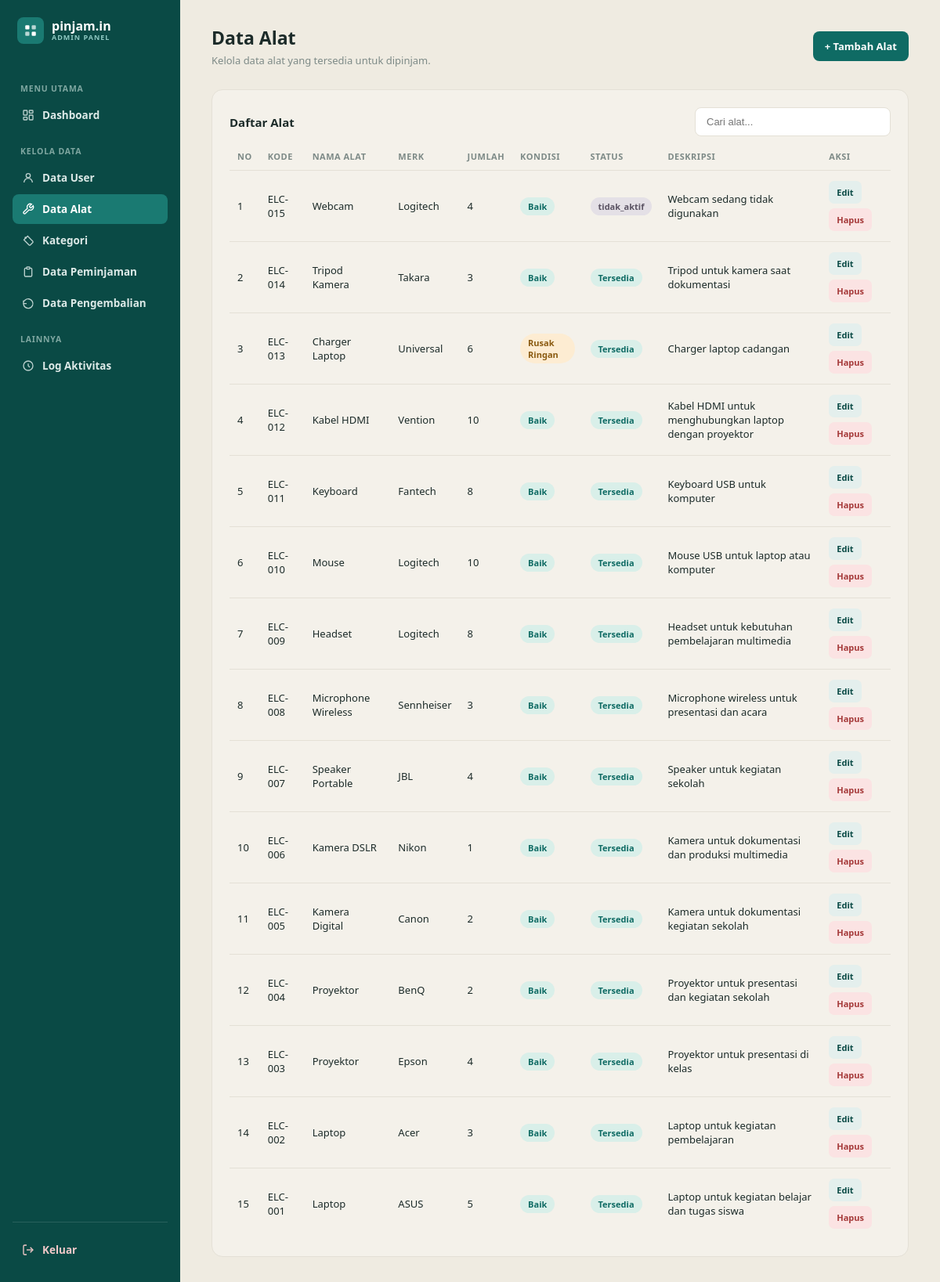
The page /View/v_alat.php (signed in) on the database as committed earlier.
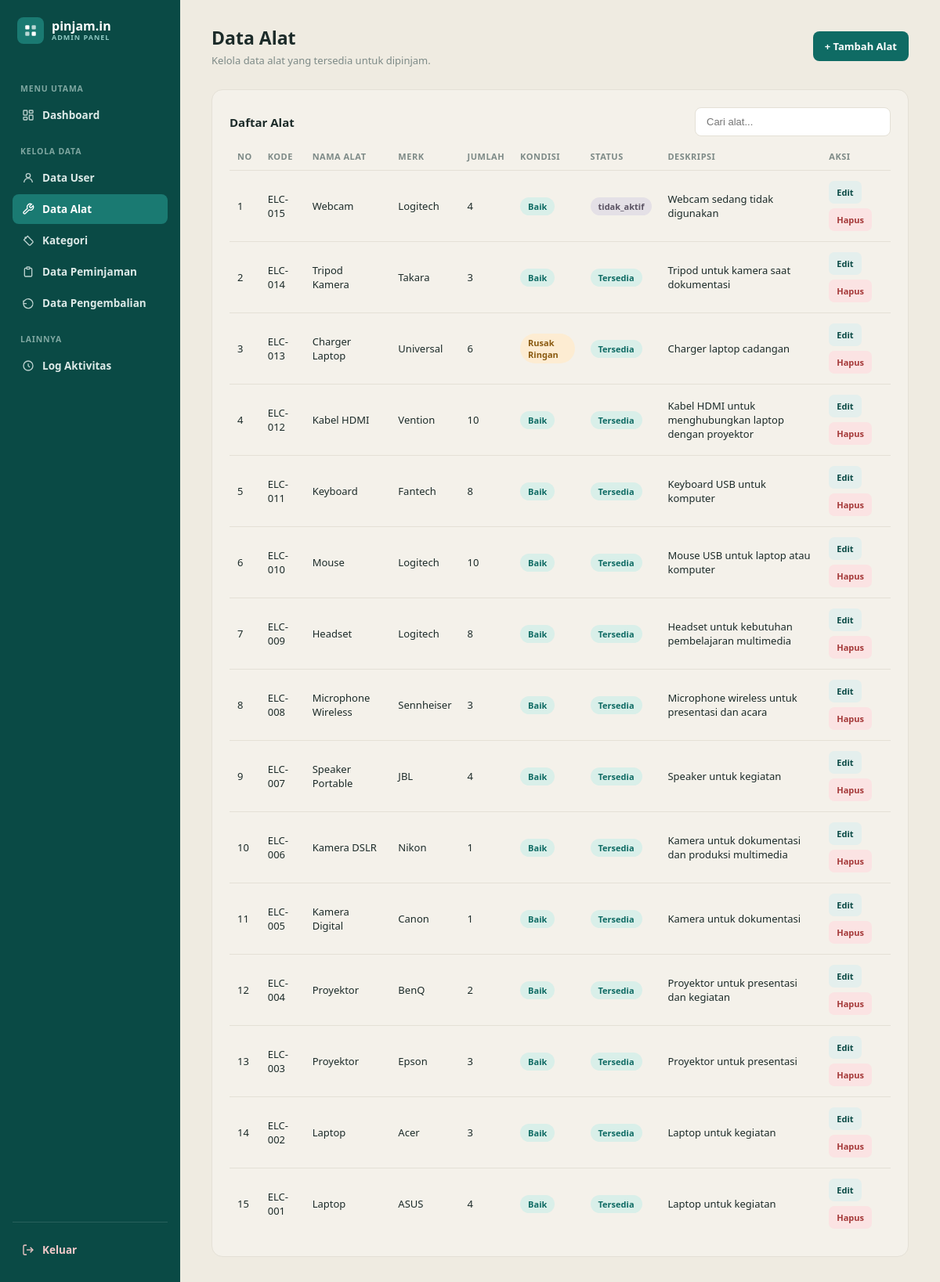
The same page on the database as committed later.
### tables this page shows
CREATE TABLE `alat` (
  `id_alat` int(11) NOT NULL,
  `kode_alat` varchar(20) NOT NULL,
  `nama_alat` varchar(100) NOT NULL,
  `id_kategori` int(11) NOT NULL,
  `merk` varchar(50) DEFAULT NULL,
  `jumlah` int(11) NOT NULL DEFAULT 1,
  `kondisi` enum('baik','rusak_ringan','rusak_berat') NOT NULL DEFAULT 'baik',
  `status` enum('tersedia','dipinjam','tidak_aktif') NOT NULL DEFAULT 'tersedia',
  `deskripsi` text DEFAULT NULL
);

### Model/m_koneksi.php (called while the page is built, shortened)
<?php
class koneksi {
    private $host = "localhost";
    private $username = "root";
    private $pass = "";
    private $db = "pinjamin_electronic";
    function __construct()
    {
        $this->koneksi = mysqli_connect($this->host, $this->username, $this->pass, $this->db);
    }
}
?>

### Model/m_alat.php (called while the page is built, shortened)
<?php
include_once __DIR__ . "/m_koneksi.php";
class m_alat
{
    public function tampil_data()
    {
        $koneksi = new koneksi();
        $sql = "SELECT alat.*, kategori.nama_kategori
                FROM alat
                LEFT JOIN kategori
                    ON alat.id_kategori = kategori.id_kategori
                ORDER BY alat.id_alat DESC";
        $query = mysqli_query($koneksi->koneksi, $sql);
        $result = [];
        while ($data = mysqli_fetch_assoc($query)) {
            $result[] = $data;
        }
        return $result;
    }
}
?>

### View/v_alat.php (the view, shortened to what the changed rows need)
<?php
include_once __DIR__ . '/../Model/m_koneksi.php';
include_once __DIR__ . '/../Model/m_alat.php';
$koneksi = new koneksi();
$model = new m_alat($koneksi->koneksi);
$dataAlat = $model->tampil_data();
function e_alat($value) {
    return htmlspecialchars((string)($value ?? '-'), ENT_QUOTES, 'UTF-8');
}
?>
<!DOCTYPE html>
<html lang="id">
<head>
</head>
<body>
<div class="layout">
<main class="main">
    <div class="topbar">
        <div>
            <h1>Data Alat</h1>
        </div>
    </div>
    <div class="panel">
        <div class="panel-header">
            <h2 class="panel-title">Daftar Alat</h2>
        </div>
        <div class="table-wrapper">
            <table id="tabelAlat">
                <thead>
                    <tr>
                        <th>No</th>
                        <th>Kode</th>
                        <th>Nama Alat</th>
                        <th>Merk</th>
                        <th>Jumlah</th>
                        <th>Kondisi</th>
                        <th>Status</th>
                        <th>Deskripsi</th>
                        <th>Aksi</th>
                    </tr>
                </thead>
                <tbody>
                <?php
                $no = 1;
                if (!empty($dataAlat)):
                    foreach ($dataAlat as $alat):
                        $kondisi = strtolower(trim((string)($alat['kondisi'] ?? '')));
                        $status = strtolower(trim((string)($alat['status'] ?? '')));
                ?>
                    <tr>
                        <td><?= $no++ ?></td>
                        <td><?= e_alat($alat['kode_alat'] ?? '-') ?></td>
                        <td><?= e_alat($alat['nama_alat'] ?? '-') ?></td>
                        <td><?= e_alat($alat['merk'] ?? '-') ?></td>
                        <td><?= e_alat($alat['jumlah'] ?? '-') ?></td>
                        <td>
                            <?php if ($kondisi === 'baik'): ?>
                                <span class="badge badge-baik">Baik</span>
                            <?php elseif ($kondisi === 'rusak_ringan'): ?>
                                <span class="badge badge-ringan">Rusak Ringan</span>
                            <?php elseif ($kondisi === 'rusak_berat'): ?>
                                <span class="badge badge-berat">Rusak Berat</span>
                            <?php else: ?>
                                <span class="badge"><?= e_alat($alat['kondisi'] ?? '-') ?></span>
                            <?php endif; ?>
                        </td>
                        <td>
                            <?php if ($status === 'tersedia'): ?>
                                <span class="badge badge-tersedia">Tersedia</span>
                            <?php elseif ($status === 'dipinjam'): ?>
                                <span class="badge badge-dipinjam">Dipinjam</span>
                            <?php else: ?>
                                <span class="badge badge-nonaktif"><?= e_alat($alat['status'] ?? 'Tidak Aktif') ?></span>
                            <?php endif; ?>
                        </td>
                        <td><?= e_alat($alat['deskripsi'] ?? '-') ?></td>
                        <td>
                            <div class="action">
                                <a
                                    href="/Pinjaminn/View/v_edit_alat.php?id=<?= urlencode((string)($alat['id_alat'] ?? '')) ?>"
                                    class="btn-edit"
                                >
                                    Edit
                                </a>
                                <a
                                    href="/Pinjaminn/Controller/c_alat.php?aksi=hapus&id=<?= urlencode((string)($alat['id_alat'] ?? '')) ?>"
                                    class="btn-delete"
                                    onclick="return confirm('Yakin ingin menghapus alat ini?')"
                                >
                                    Hapus
                                </a>
                            </div>
                        </td>
                    </tr>
                <?php
                    endforeach;
                else:
                ?>
                    <tr class="empty-row">
                        <td colspan="9">Belum ada data alat.</td>
                    </tr>
                <?php endif; ?>
                </tbody>
            </table>
        </div>
    </div>
</main>
</div>
</body>
</html>

Rows that differ between the two databases and show on the page:
changed alat "ELC-007": deskripsi "Speaker untuk kegiatan sekolah" → "Speaker untuk kegiatan"
changed alat "ELC-005": jumlah "2" → "1"; deskripsi "Kamera untuk dokumentasi kegiatan sekolah" → "Kamera untuk dokumentasi"
changed alat "ELC-004": deskripsi "Proyektor untuk presentasi dan kegiatan sekolah" → "Proyektor untuk presentasi dan kegiatan"
changed alat "ELC-003": jumlah "4" → "3"; deskripsi "Proyektor untuk presentasi di kelas" → "Proyektor untuk presentasi"
changed alat "ELC-002": deskripsi "Laptop untuk kegiatan pembelajaran" → "Laptop untuk kegiatan"
changed alat "ELC-001": jumlah "5" → "4"; deskripsi "Laptop untuk kegiatan belajar dan tugas siswa" → "Laptop untuk kegiatan"
